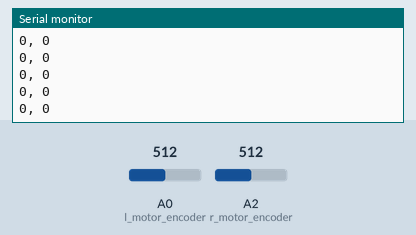
This sketch was run on a simulated Arduino Uno, built with avr-gcc and run on an emulated ATmega328P. On the bench: the last lines printed to the serial monitor. The inputs (shaded band) are chosen by the test bench; at power-on: A0 (l_motor_encoder) = 512, A2 (r_motor_encoder) = 512.

Above: at 1.2 s.
1.3 s: A0 (l_motor_encoder) set to 490
At 2.2 s:
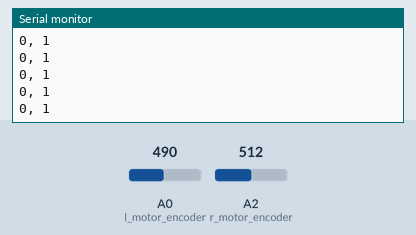
4.3 s: A2 (r_motor_encoder) set to 490
At 5.2 s:
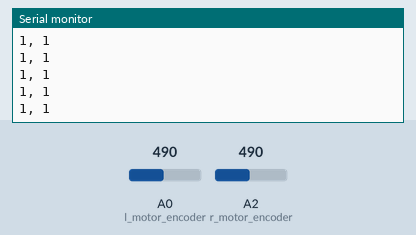
5.8 s: A0 (l_motor_encoder) set to 510
At 6.6 s:
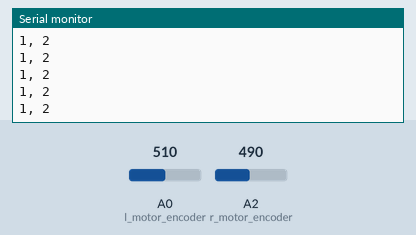
7.3 s: A2 (r_motor_encoder) set to 510
At 8.3 s:
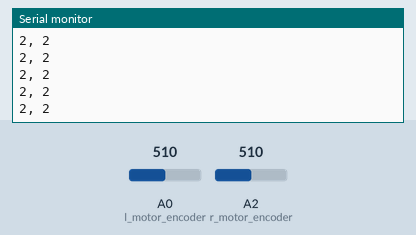
Timing chart, 0 to 9.8 s (numbered marks = the images above; inputs shaded):
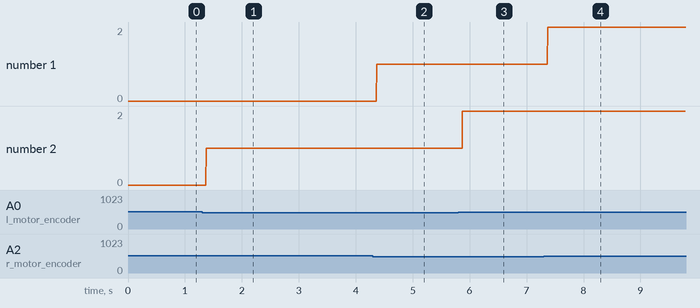

The sketch:

Motor_encoders.ino
```cpp
#define r_motor_encoder A2 // A1
#define l_motor_encoder A0 // A0

int threshold = 500;
int r_sensor_value;
int l_sensor_value;
int r_last = 0;
int r_ticks = 0;
int l_last = 0;
int l_ticks = 0;

void setup(){
  Serial.begin(9600);
  Serial.setTimeout(20);
}

void loop(){
  r_sensor_value = analogRead(r_motor_encoder);
  l_sensor_value = analogRead(l_motor_encoder);

  // RIGHT ENCODER
  if (r_last == 0 && r_sensor_value < threshold) {
    //white
    r_last = 1;
    r_ticks += 1;
  } else if (r_last == 1 && r_sensor_value > threshold) {
    //black
    r_ticks += 1;
    r_last = 0;
  }

  // LEFT ENCODER
  if (l_last == 0 && l_sensor_value < threshold) {
    //white
    l_last = 1;
    l_ticks += 1;
  } else if (l_last == 1 && l_sensor_value > threshold) {
    //black
    l_ticks += 1;
    l_last = 0;
  }

  Serial.print(r_ticks);
  Serial.print(", ");
  Serial.println(l_ticks);
}
```

Measured:
- after the input at 1.3 s, the serial monitor: prints a new line after 0.07 s (image 1)
- after the input at 4.3 s, the serial monitor: prints a new line after 0.07 s (image 2)
- after the input at 5.8 s, the serial monitor: prints a new line after 0.07 s (image 3)
- after the input at 7.3 s, the serial monitor: prints a new line after 0.07 s (image 4)
- plotted number 2: 0 → 1 after the input at 1.3 s, 1 → 2 after the input at 5.8 s
